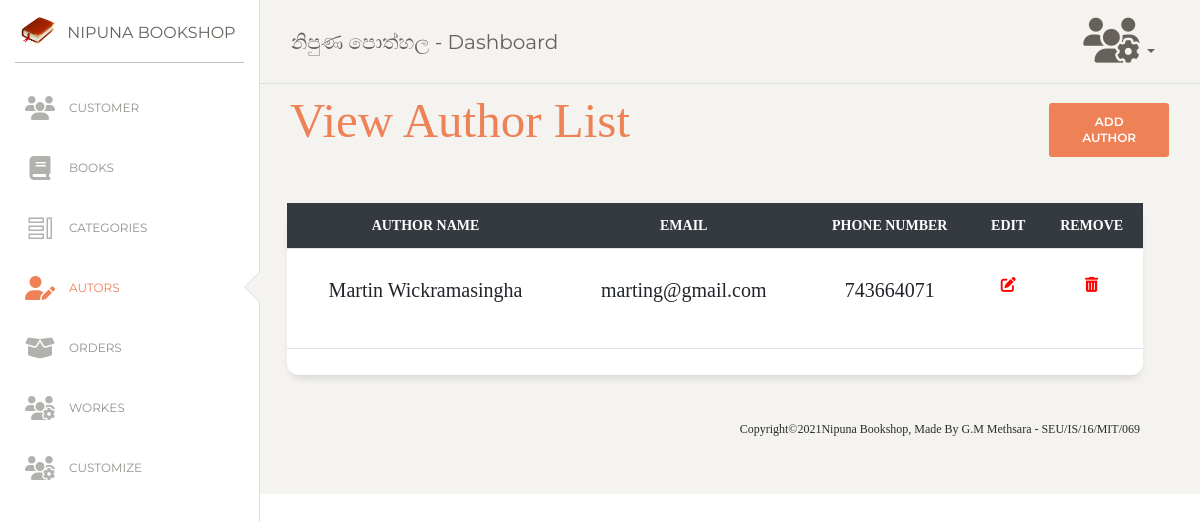
Page /author.php (signed in) on the committed database.
### tables this page shows
CREATE TABLE `author` (
  `author_id` int(11) NOT NULL,
  `author_name` varchar(255) NOT NULL,
  `email` varchar(255) NOT NULL,
  `phone` int(10) NOT NULL
);

### author.php (the view, shortened to what this page needs)
<!DOCTYPE html>
<html lang="en">
<head>
  <?php include 'components/head.php'; ?>
</head>
<body class="">
  <div class="wrapper ">
      <?php include 'components/nav.php'; ?>
      <div class="sidebar" data-color="white" data-active-color="danger">
      <div class="logo">
        <a href="dashboard.php" class="simple-text logo-mini">
          <div class="logo-image-small">
            <img src="img/book.png">
          </div>
        </a>
        <a href="dashboard.php" class="simple-text logo-normal">
          Nipuna Bookshop
        </a>
      </div>
      <div class="sidebar-wrapper">
        <ul class="nav">
          <li>
            <a href="./customer.php">
            <i class="fas fa-users"></i>
              <p>Customer</p>
            </a>
          </li>
          <li>
            <a href="./books.php">
            <i class="fas fa-book"></i>
              <p>Books</p>
            </a>
          </li>
          <li>
            <a href="./cat.php">
            <i class="nc-icon nc-tile-56"></i>
              <p>Categories</p>
            </a>
          </li>
          <li class="active">
            <a href="./author.php">
            <i class="fas fa-user-edit"></i>
              <p>Autors</p>
            </a>
          </li>
          <li>
            <a href="./order.php">
            <i class="fas fa-box-open"></i>
              <p>Orders</p>
            </a>
          </li>
          <li>
            <a href="./worker.php">
            <i class="fas fa-users-cog"></i>
              <p>Workes</p>
            </a>
          </li>
          <li>
            <a href="./custom.php">
            <i class="fas fa-users-cog"></i>
              <p>Customize</p>
            </a>
          </li>
        </ul>
      </div>
    </div>
      <div class="content" style="font-family: \"Times New Roman\",Times, serif;">
          <div class="row mt-5">
                <div class="col-md-12">
                <div class="row">
            <div class="col-md-10">
              <h1 class="text-danger" style="font-family: \"Times New Roman\",Times, serif;"><a style="text-decoration:none;" class="text-danger" href="books.php">View Author List</a></h1>
            </div>
            <div class="col-md-2">
              <button type="button" class="btn btn-danger" data-bs-toggle="modal" data-bs-target="#exampleModal">Add Author</button>
            </div>
            <div class="row">
            <div class="col-md-12 mt-4" style="font-family: \"Times New Roman\",Times, serif;">
                        <div class="card">
                            <div class="table-responsive">
                                <table class="table v-middle text-center">
                                    <thead>
                                        <tr class="bg-dark">
                                            <th class="border-top-0 text-white">Author Name</th>
                                            <th class="border-top-0 text-white">Email</th>
                                            <th class="border-top-0 text-white">Phone Number</th>
                                            <th class="border-top-0 text-white">Edit</th>
                                            <th class="border-top-0 text-white">Remove</th>
                                        </tr>
                                    </thead>
                                    <?php $count=1;
                                      $getcat = "SELECT * FROM author";
                                      $viewresult = mysqli_query($con, $getcat);
                                      ?>
                                    <tbody>
                                    	<?php while($row = mysqli_fetch_assoc($viewresult)) { ?>
                                        <tr>
                                            <td><p style="font-size:20px"><?php echo $row['author_name']; ?></p></td>
                                            <td><p style="font-size:20px"><?php echo $row['email']; ?></p></td>
                                            <td><p style="font-size:20px"><?php echo $row['phone']; ?></p></td>
                                            <td><h3><a style="text-decoration: none; color: red; font-size: 15px;" href="edit_author.php?author_id=<?php echo $row['author_id']; ?>"><i class="fas fa-edit"></i></a></h3></td>
                                            <td><h3><a style="text-decoration: none; color: red; font-size: 15px;" href="delete.php?author_id=<?php echo $row['author_id']; ?>"><i class="fas fa-trash-alt"></i></a></h3></td>
                                        </tr>
                                        <?php   $count++; } ?>
                                    </tbody>
                                </table>
                            </div>
                        </div>
                    </div>
                </div>
            </div>
          </div>
        </div>
      <footer class="footer footer-black  footer-white ">
        <?php include 'components/footer.php'; ?>
      </footer>
    </div>
  </div>
</body>
</html>

### rows in the picture
author: author_name "Martin Wickramasingha", email "marting@gmail.com", phone "743664071"
